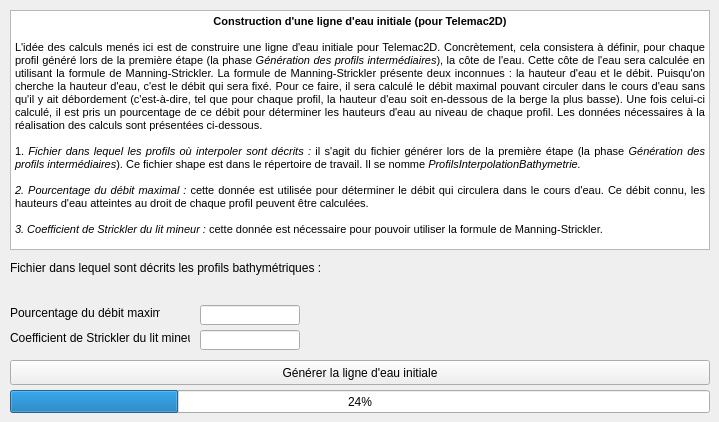
     <widget class="QWidget" name="ligneEauInitiale">
      <attribute name="title">
       <string>Ligne d'eau initiale</string>
      </attribute>
      <widget class="QLabel" name="labelFichierProfilsBathymetriques">
       <property name="geometry">
        <rect>
         <x>10</x>
         <y>260</y>
         <width>580</width>
         <height>16</height>
        </rect>
       </property>
       <property name="text">
        <string>Fichier dans lequel sont décrits les profils bathymétriques :</string>
       </property>
      </widget>
      <widget class="QgsFileWidget" name="fichierProfilsBathymetriques">
       <property name="geometry">
        <rect>
         <x>10</x>
         <y>275</y>
         <width>700</width>
         <height>30</height>
        </rect>
       </property>
      </widget>
      <widget class="QLabel" name="labelDebitPermanent">
       <property name="geometry">
        <rect>
         <x>10</x>
         <y>305</y>
         <width>150</width>
         <height>16</height>
        </rect>
       </property>
       <property name="text">
        <string>Pourcentage du débit maximal :</string>
       </property>
      </widget>
      <widget class="QLineEdit" name="pourcentageDebit">
       <property name="geometry">
        <rect>
         <x>200</x>
         <y>305</y>
         <width>100</width>
         <height>20</height>
        </rect>
       </property>
      </widget>
      <widget class="QPushButton" name="genererLigneEauInitiale">
       <property name="geometry">
        <rect>
         <x>10</x>
         <y>360</y>
         <width>700</width>
         <height>25</height>
        </rect>
       </property>
       <property name="text">
        <string>Générer la ligne d'eau initiale</string>
       </property>
      </widget>
      <widget class="QLabel" name="labelDebitPermanent_2">
       <property name="geometry">
        <rect>
         <x>10</x>
         <y>330</y>
         <width>180</width>
         <height>16</height>
        </rect>
       </property>
       <property name="text">
        <string>Coefficient de Strickler du lit mineur :</string>
       </property>
      </widget>
      <widget class="QLineEdit" name="coefficientStrickler">
       <property name="geometry">
        <rect>
         <x>200</x>
         <y>330</y>
         <width>100</width>
         <height>20</height>
        </rect>
       </property>
      </widget>
      <widget class="QTextBrowser" name="infoLigneEauInitiale">
       <property name="geometry">
        <rect>
         <x>10</x>
         <y>10</y>
         <width>700</width>
         <height>240</height>
        </rect>
       </property>
       <property name="html">
        <string>&lt;!DOCTYPE HTML PUBLIC &quot;-//W3C//DTD HTML 4.0//EN&quot; &quot;http://www.w3.org/TR/REC-html40/strict.dtd&quot;&gt;
&lt;html&gt;&lt;head&gt;&lt;meta name=&quot;qrichtext&quot; content=&quot;1&quot; /&gt;&lt;style type=&quot;text/css&quot;&gt;
p, li { white-space: pre-wrap; }
&lt;/style&gt;&lt;/head&gt;&lt;body style=&quot; font-family:'MS Shell Dlg 2'; font-size:8.25pt; font-weight:400; font-style:normal;&quot;&gt;
&lt;p align=&quot;center&quot; style=&quot; margin-top:0px; margin-bottom:0px; margin-left:0px; margin-right:0px; -qt-block-indent:0; text-indent:0px;&quot;&gt;&lt;span style=&quot; font-weight:600;&quot;&gt;Construction d'une ligne d'eau initiale (pour Telemac2D)&lt;/span&gt;&lt;/p&gt;
&lt;p style=&quot;-qt-paragraph-type:empty; margin-top:0px; margin-bottom:0px; margin-left:0px; margin-right:0px; -qt-block-indent:0; text-indent:0px;&quot;&gt;&lt;br /&gt;&lt;/p&gt;
&lt;p align=&quot;justify&quot; style=&quot; margin-top:0px; margin-bottom:0px; margin-left:0px; margin-right:0px; -qt-block-indent:0; text-indent:0px;&quot;&gt;L'idée des calculs menés ici est de construire une ligne d'eau initiale pour Telemac2D. Concrètement, cela consistera à définir, pour chaque profil généré lors de la première étape (la phase &lt;span style=&quot; font-style:italic;&quot;&gt;Génération des profils intermédiaires&lt;/span&gt;), la côte de l'eau. Cette côte de l'eau sera calculée en utilisant la formule de Manning-Strickler. La formule de Manning-Strickler présente deux inconnues : la hauteur d'eau et le débit. Puisqu'on cherche la hauteur d'eau, c'est le débit qui sera fixé. Pour ce faire, il sera calculé le débit maximal pouvant circuler dans le cours d'eau sans qu'il y ait débordement (c'est-à-dire, tel que pour chaque profil, la hauteur d'eau soit en-dessous de la berge la plus basse). Une fois celui-ci calculé, il est pris un pourcentage de ce débit pour déterminer les hauteurs d'eau au niveau de chaque profil. Les données nécessaires à la réalisation des calculs sont présentées ci-dessous.&lt;/p&gt;
&lt;p align=&quot;justify&quot; style=&quot;-qt-paragraph-type:empty; margin-top:0px; margin-bottom:0px; margin-left:0px; margin-right:0px; -qt-block-indent:0; text-indent:0px;&quot;&gt;&lt;br /&gt;&lt;/p&gt;
&lt;p align=&quot;justify&quot; style=&quot; margin-top:0px; margin-bottom:0px; margin-left:0px; margin-right:0px; -qt-block-indent:0; text-indent:0px;&quot;&gt;1. &lt;span style=&quot; font-style:italic;&quot;&gt;Fichier dans lequel les profils où interpoler sont décrits :&lt;/span&gt; il s'agit du fichier générer lors de la première étape (la phase &lt;span style=&quot; font-style:italic;&quot;&gt;Génération des profils intermédiaires&lt;/span&gt;). Ce fichier shape est dans le répertoire de travail. Il se nomme &lt;span style=&quot; font-style:italic;&quot;&gt;ProfilsInterpolationBathymetrie.&lt;/span&gt;&lt;/p&gt;
&lt;p align=&quot;justify&quot; style=&quot;-qt-paragraph-type:empty; margin-top:0px; margin-bottom:0px; margin-left:0px; margin-right:0px; -qt-block-indent:0; text-indent:0px; font-style:italic;&quot;&gt;&lt;br /&gt;&lt;/p&gt;
&lt;p align=&quot;justify&quot; style=&quot; margin-top:0px; margin-bottom:0px; margin-left:0px; margin-right:0px; -qt-block-indent:0; text-indent:0px;&quot;&gt;&lt;span style=&quot; font-style:italic;&quot;&gt;2. Pourcentage du débit maximal :&lt;/span&gt; cette donnée est utilisée pour déterminer le débit qui circulera dans le cours d'eau. Ce débit connu, les hauteurs d'eau atteintes au droit de chaque profil peuvent être calculées.&lt;/p&gt;
&lt;p align=&quot;justify&quot; style=&quot;-qt-paragraph-type:empty; margin-top:0px; margin-bottom:0px; margin-left:0px; margin-right:0px; -qt-block-indent:0; text-indent:0px;&quot;&gt;&lt;br /&gt;&lt;/p&gt;
&lt;p align=&quot;justify&quot; style=&quot; margin-top:0px; margin-bottom:0px; margin-left:0px; margin-right:0px; -qt-block-indent:0; text-indent:0px;&quot;&gt;&lt;span style=&quot; font-style:italic;&quot;&gt;3. Coefficient de Strickler du lit mineur :&lt;/span&gt; cette donnée est nécessaire pour pouvoir utiliser la formule de Manning-Strickler.&lt;/p&gt;&lt;/body&gt;&lt;/html&gt;</string>
       </property>
      </widget>
      <widget class="QProgressBar" name="progressionCalculLigneEauInitiale">
       <property name="geometry">
        <rect>
         <x>10</x>
         <y>390</y>
         <width>700</width>
         <height>23</height>
        </rect>
       </property>
       <property name="value">
        <number>24</number>
       </property>
      </widget>
     </widget>
